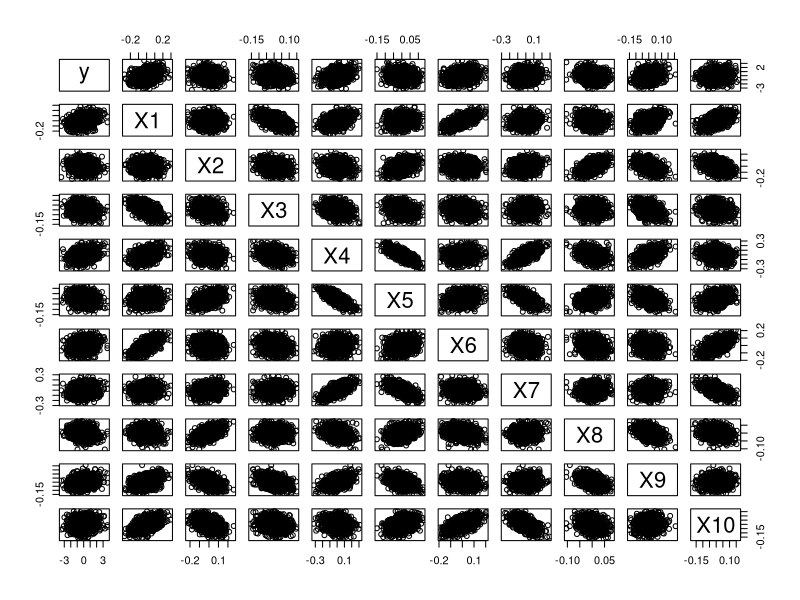
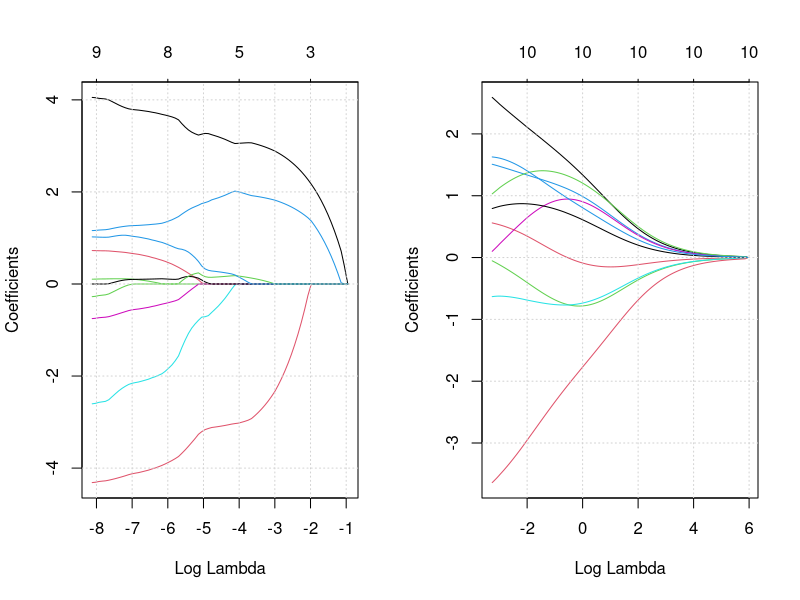
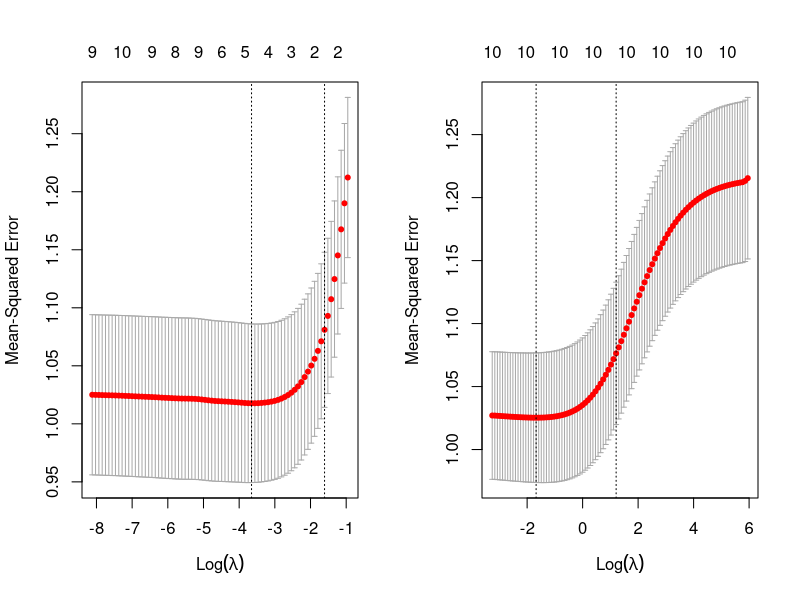
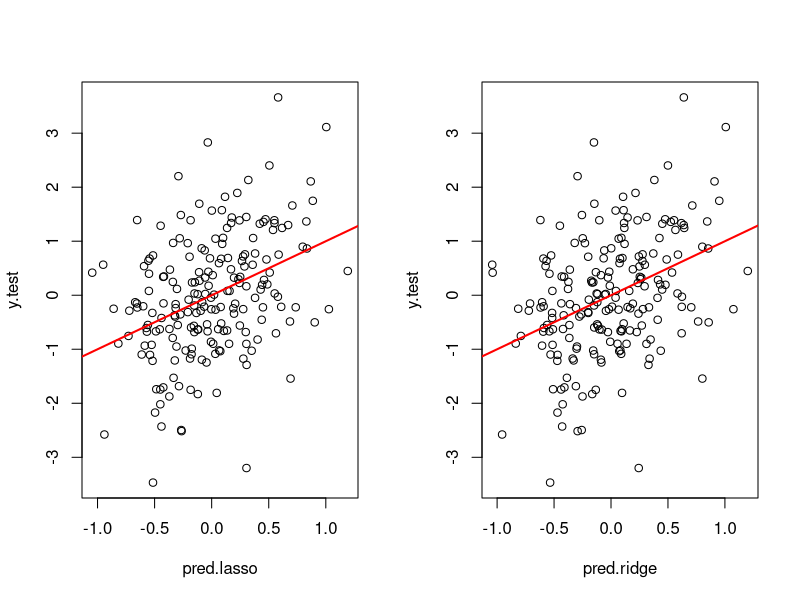

Source code (R) for these figures, in order:
# Majeure Science des données 2022-2023
# UP2 - Apprentissage statistique
# TP sur la Régression LASSO

# Chargement des données
data <- read.table(file="data_LASSO.txt", header=TRUE)
names(data)
pairs(data)
n <- dim(data)[1]
p <- dim(data)[2] - 1
n.app <- 0.8*n

index_app <- sample(1:n, n.app, replace=FALSE)
data.app <- data[index_app,]
data.test <- data[-index_app,]

X.app <- as.matrix(data.app[,2:(p+1)])
y.app <- data.app[,1]

# Modèle LASSO
library(glmnet)
lasso <- glmnet(X.app, y.app)

# Modèle RIDGE
ridge <- glmnet(X.app, y.app, alpha = 0)

# Chemins de régularisation
par(mfrow=c(1,2))
plot(lasso, xvar="lambda"); grid()
plot(ridge, xvar="lambda"); grid()
par(mfrow=c(1,1))

# On modifie la plage des valeurs de lambda
# lambda <- exp(seq(-20,1,0.5))
# lasso <- glmnet(X.app, y.app, lambda=lambda)
# ridge <- glmnet(X.app, y.app, alpha = 0, lambda=lambda)
# 
# par(mfrow=c(1,2))
# plot(lasso, xvar="lambda"); grid()
# plot(ridge, xvar="lambda"); grid()
# par(mfrow=c(1,1))

# Sélection du paramètre de régularisation lambda
set.seed(2022)
Llasso <- cv.glmnet(X.app, y.app)
lambda.lasso <- Llasso$lambda.min

Lridge <- cv.glmnet(X.app, y.app, alpha=0)
lambda.ridge <- Lridge$lambda.min

par(mfrow=c(1,2))
plot(Llasso)
plot(Lridge)
par(mfrow=c(1,1))

# Prédictions

X.test <- as.matrix(data.test[,2:(p+1)])

pred.lasso <- predict(Llasso, newx=X.test, s=lambda.lasso)
pred.ridge <- predict(Lridge,newx=X.test, alpha=0, s=lambda.ridge)

y.test <- data.test[,1]

par(mfrow=c(1,2))
plot(y.test ~ pred.lasso, pch=1)
abline(a=0,b=1,col='red',lwd=2)
plot(y.test ~ pred.ridge, pch=1)
abline(a=0,b=1,col='red',lwd=2)
par(mfrow=c(1,1))

n.test <- n - n.app
RMSE.lasso <- sqrt( sum( (y.test - pred.lasso)^2 )/n.test )
RMSE.ridge <- sqrt( sum( (y.test - pred.ridge)^2 )/n.test )
print(RMSE.lasso)
print(RMSE.ridge)
print(sd(y.test))


